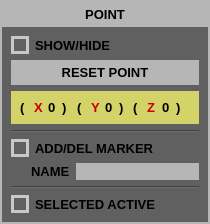
        <widget class="QWidget" name="widPointPanel" native="true">
         <property name="sizePolicy">
          <sizepolicy hsizetype="Preferred" vsizetype="Maximum">
           <horstretch>0</horstretch>
           <verstretch>0</verstretch>
          </sizepolicy>
         </property>
         <property name="styleSheet">
          <string notr="true">background-color: rgb(182, 182, 182);
</string>
         </property>
         <layout class="QVBoxLayout" name="verticalLayout_10">
          <property name="spacing">
           <number>0</number>
          </property>
          <property name="leftMargin">
           <number>2</number>
          </property>
          <property name="topMargin">
           <number>2</number>
          </property>
          <property name="rightMargin">
           <number>2</number>
          </property>
          <property name="bottomMargin">
           <number>2</number>
          </property>
          <item>
           <widget class="QLabel" name="lblPointPanel">
            <property name="sizePolicy">
             <sizepolicy hsizetype="Preferred" vsizetype="Maximum">
              <horstretch>0</horstretch>
              <verstretch>0</verstretch>
             </sizepolicy>
            </property>
            <property name="minimumSize">
             <size>
              <width>0</width>
              <height>25</height>
             </size>
            </property>
            <property name="font">
             <font>
              <family>MS Shell Dlg 2</family>
              <pointsize>10</pointsize>
              <weight>75</weight>
              <italic>false</italic>
              <bold>true</bold>
             </font>
            </property>
            <property name="styleSheet">
             <string notr="true">background-color: rgb(182, 182, 182);
</string>
            </property>
            <property name="text">
             <string>POINT</string>
            </property>
            <property name="alignment">
             <set>Qt::AlignCenter</set>
            </property>
           </widget>
          </item>
          <item>
           <widget class="QWidget" name="widPointPanelW" native="true">
            <property name="styleSheet">
             <string notr="true">background-color: rgb(96, 96, 96);</string>
            </property>
            <layout class="QVBoxLayout" name="verticalLayout_11">
             <item>
              <widget class="QRadioButton" name="chkShowPoint">
               <property name="font">
                <font>
                 <pointsize>10</pointsize>
                 <weight>75</weight>
                 <bold>true</bold>
                </font>
               </property>
               <property name="styleSheet">
                <string notr="true">QRadioButton {
}

QRadioButton::indicator {
    width:                  12px;
    height:                 12px;
    border-radius:          0px;
}

QRadioButton::indicator:checked {
    background-color:       red;
        border:                 3px solid rgb(200,200,200);
}

QRadioButton::indicator:unchecked {
    background-color:       rgb(96,96,96);
    border:                 3px solid rgb(200,200,200);
}</string>
               </property>
               <property name="text">
                <string>SHOW/HIDE</string>
               </property>
              </widget>
             </item>
             <item>
              <widget class="QPushButton" name="btnResetPoint">
               <property name="minimumSize">
                <size>
                 <width>0</width>
                 <height>25</height>
                </size>
               </property>
               <property name="font">
                <font>
                 <pointsize>10</pointsize>
                 <weight>75</weight>
                 <bold>true</bold>
                </font>
               </property>
               <property name="styleSheet">
                <string notr="true">QPushButton{
color: rgb(0, 0, 0);
background-color: rgb(182, 182, 182);
border:none;
}
QPushButton:hover{
color: rgb(0, 0, 0);
background-color: rgb(200, 200, 200);
border:none;
}
QPushButton:pressed{
color: rgb(0, 0, 0);
background-color: rgb(210, 210, 210);
border:none;
}
QPushButton:disabled {
color: rgb(96, 96, 96);
background-color: rgb(200, 200, 200);
border:none;
}</string>
               </property>
               <property name="text">
                <string>RESET POINT</string>
               </property>
              </widget>
             </item>
             <item>
              <widget class="QWidget" name="widPointPosWrapper" native="true">
               <property name="styleSheet">
                <string notr="true">background-color: rgb(211, 211, 105);</string>
               </property>
               <layout class="QHBoxLayout" name="horizontalLayout_2">
                <property name="spacing">
                 <number>0</number>
                </property>
                <property name="topMargin">
                 <number>9</number>
                </property>
                <item>
                 <widget class="QLabel" name="lblPointPosItem1">
                  <property name="font">
                   <font>
                    <pointsize>10</pointsize>
                    <weight>75</weight>
                    <bold>true</bold>
                   </font>
                  </property>
                  <property name="text">
                   <string>(</string>
                  </property>
                 </widget>
                </item>
                <item>
                 <widget class="QLabel" name="lblPointPosItem2">
                  <property name="font">
                   <font>
                    <pointsize>10</pointsize>
                    <weight>75</weight>
                    <bold>true</bold>
                   </font>
                  </property>
                  <property name="styleSheet">
                   <string notr="true">color: rgb(200, 0, 0);</string>
                  </property>
                  <property name="text">
                   <string>X</string>
                  </property>
                 </widget>
                </item>
                <item>
                 <widget class="QLabel" name="lblOutPointPosX">
                  <property name="font">
                   <font>
                    <pointsize>10</pointsize>
                    <weight>75</weight>
                    <bold>true</bold>
                   </font>
                  </property>
                  <property name="text">
                   <string>0</string>
                  </property>
                 </widget>
                </item>
                <item>
                 <widget class="QLabel" name="lblPointPosItem3">
                  <property name="font">
                   <font>
                    <pointsize>10</pointsize>
                    <weight>75</weight>
                    <bold>true</bold>
                   </font>
                  </property>
                  <property name="text">
                   <string>)</string>
                  </property>
                 </widget>
                </item>
                <item>
                 <widget class="QLabel" name="lblPointPosItem4">
                  <property name="font">
                   <font>
                    <pointsize>10</pointsize>
                    <weight>75</weight>
                    <bold>true</bold>
                   </font>
                  </property>
                  <property name="text">
                   <string>(</string>
                  </property>
                 </widget>
                </item>
                <item>
                 <widget class="QLabel" name="lblPointPosItem5">
                  <property name="font">
                   <font>
                    <pointsize>10</pointsize>
                    <weight>75</weight>
                    <bold>true</bold>
                   </font>
                  </property>
                  <property name="styleSheet">
                   <string notr="true">color: rgb(200, 0, 0);</string>
                  </property>
                  <property name="text">
                   <string>Y</string>
                  </property>
                 </widget>
                </item>
                <item>
                 <widget class="QLabel" name="lblOutPointPosY">
                  <property name="font">
                   <font>
                    <pointsize>10</pointsize>
                    <weight>75</weight>
                    <bold>true</bold>
                   </font>
                  </property>
                  <property name="text">
                   <string>0</string>
                  </property>
                 </widget>
                </item>
                <item>
                 <widget class="QLabel" name="lblPointPosItem6">
                  <property name="font">
                   <font>
                    <pointsize>10</pointsize>
                    <weight>75</weight>
                    <bold>true</bold>
                   </font>
                  </property>
                  <property name="text">
                   <string>)</string>
                  </property>
                 </widget>
                </item>
                <item>
                 <widget class="QLabel" name="lblPointPosItem7">
                  <property name="font">
                   <font>
                    <pointsize>10</pointsize>
                    <weight>75</weight>
                    <bold>true</bold>
                   </font>
                  </property>
                  <property name="text">
                   <string>(</string>
                  </property>
                 </widget>
                </item>
                <item>
                 <widget class="QLabel" name="lblPointPosItem8">
                  <property name="font">
                   <font>
                    <pointsize>10</pointsize>
                    <weight>75</weight>
                    <bold>true</bold>
                   </font>
                  </property>
                  <property name="styleSheet">
                   <string notr="true">color: rgb(200, 0, 0);</string>
                  </property>
                  <property name="text">
                   <string>Z</string>
                  </property>
                 </widget>
                </item>
                <item>
                 <widget class="QLabel" name="lblOutPointPosZ">
                  <property name="font">
                   <font>
                    <pointsize>10</pointsize>
                    <weight>75</weight>
                    <bold>true</bold>
                   </font>
                  </property>
                  <property name="text">
                   <string>0</string>
                  </property>
                 </widget>
                </item>
                <item>
                 <widget class="QLabel" name="lblPointPosItem9">
                  <property name="font">
                   <font>
                    <pointsize>10</pointsize>
                    <weight>75</weight>
                    <bold>true</bold>
                   </font>
                  </property>
                  <property name="text">
                   <string>)</string>
                  </property>
                 </widget>
                </item>
               </layout>
              </widget>
             </item>
             <item>
              <widget class="Line" name="line_4">
               <property name="orientation">
                <enum>Qt::Horizontal</enum>
               </property>
              </widget>
             </item>
             <item>
              <widget class="QCheckBox" name="chkAddMarker">
               <property name="font">
                <font>
                 <pointsize>10</pointsize>
                 <weight>75</weight>
                 <bold>true</bold>
                </font>
               </property>
               <property name="styleSheet">
                <string notr="true">QCheckBox {
}

QCheckBox::indicator {
    width:                  12px;
    height:                 12px;
    border-radius:          0px;
}

QCheckBox::indicator:checked {
    background-color:       red;
        border:                 3px solid rgb(200,200,200);
}

QCheckBox::indicator:unchecked {
    background-color:       rgb(96,96,96);
    border:                 3px solid rgb(200,200,200);
}</string>
               </property>
               <property name="text">
                <string>ADD/DEL MARKER</string>
               </property>
              </widget>
             </item>
             <item>
              <widget class="QWidget" name="widget_5" native="true">
               <layout class="QHBoxLayout" name="horizontalLayout_16">
                <property name="leftMargin">
                 <number>20</number>
                </property>
                <property name="topMargin">
                 <number>0</number>
                </property>
                <property name="rightMargin">
                 <number>0</number>
                </property>
                <property name="bottomMargin">
                 <number>0</number>
                </property>
                <item>
                 <widget class="QLabel" name="lblMarkerName">
                  <property name="font">
                   <font>
                    <pointsize>10</pointsize>
                    <weight>75</weight>
                    <bold>true</bold>
                   </font>
                  </property>
                  <property name="text">
                   <string>NAME</string>
                  </property>
                  <property name="scaledContents">
                   <bool>true</bool>
                  </property>
                 </widget>
                </item>
                <item>
                 <widget class="QLineEdit" name="edtMarkerName">
                  <property name="font">
                   <font>
                    <pointsize>10</pointsize>
                    <weight>75</weight>
                    <bold>true</bold>
                   </font>
                  </property>
                  <property name="styleSheet">
                   <string notr="true">background-color: rgb(182, 182, 182);
</string>
                  </property>
                  <property name="text">
                   <string/>
                  </property>
                  <property name="frame">
                   <bool>false</bool>
                  </property>
                  <property name="alignment">
                   <set>Qt::AlignCenter</set>
                  </property>
                  <property name="readOnly">
                   <bool>false</bool>
                  </property>
                 </widget>
                </item>
               </layout>
              </widget>
             </item>
             <item>
              <widget class="Line" name="line_5">
               <property name="orientation">
                <enum>Qt::Horizontal</enum>
               </property>
              </widget>
             </item>
             <item>
              <widget class="QCheckBox" name="chkSelectedPointsActive">
               <property name="font">
                <font>
                 <pointsize>10</pointsize>
                 <weight>75</weight>
                 <bold>true</bold>
                </font>
               </property>
               <property name="styleSheet">
                <string notr="true">QCheckBox {
}

QCheckBox::indicator {
    width:                  12px;
    height:                 12px;
    border-radius:          0px;
}

QCheckBox::indicator:checked {
    background-color:       red;
        border:                 3px solid rgb(200,200,200);
}

QCheckBox::indicator:unchecked {
    background-color:       rgb(96,96,96);
    border:                 3px solid rgb(200,200,200);
}</string>
               </property>
               <property name="text">
                <string>SELECTED ACTIVE</string>
               </property>
              </widget>
             </item>
            </layout>
           </widget>
          </item>
         </layout>
        </widget>
